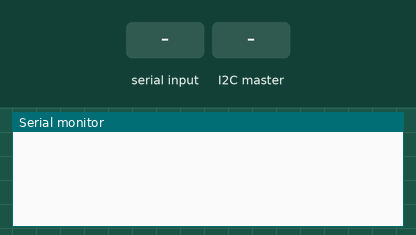
A program run on a simulated Arduino Nano, built with avr-gcc and run on an emulated ATmega328P. On the bench: the last lines printed to the serial monitor. Inputs (shaded band) come from the test bench.

Above: at 1.2 s.
1.3 s: "p90\n" received over Serial
At 1.9 s:
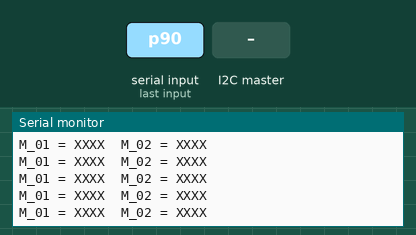
3.2 s: "P:45\n" received over Serial
At 4.1 s:
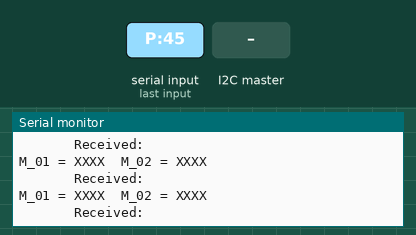

The program:

main.cpp
```cpp
////////////////////////////////////////////////////////////////////////
//
//   ArduinoPLC - Module of Master RS485
//   Software for Arduino UNO
//
////////////////////////////////////////////////////////////////////////

int Module_Number = 1; // Replace with the ID of Module

#include <Arduino.h> // necessário para o platform.io
#include <Wire.h>
#include <SoftwareSerial.h>

int RS485_T_RO_Pin = 2;
int RS485_T_DI_Pin = 3;
int RS485_R_RO_Pin = 4;
int RS485_R_DI_Pin = 5;
SoftwareSerial RS485_Transmit(RS485_T_RO_Pin, RS485_T_DI_Pin);
SoftwareSerial RS485_Receive(RS485_R_RO_Pin, RS485_R_DI_Pin);

bool Monitor_Program = false;
bool Monitor_Protocol = false;

bool Correct_Command = false;
String Memory_Number = "XX";
String Memory_Value = "XXXX";
String Command_Type = "XXXX";

unsigned long Timer_1_Control = 0;
int Timer_1_Value = 0;

String Memory_01 = "XXXX";
String Memory_02 = "XXXX";

void Monitor_Control()
{
  while (Serial.available())
  {
    char byteRec = Serial.read();

    if (byteRec == 'p')
    {
      Monitor_Program = !Monitor_Program;
    }
    if (byteRec == 'P')
    {
      Monitor_Protocol = !Monitor_Protocol;
    }
  }
}

void Memorys_to_GET()
{
  if (Memory_Number == "01")
  {
    Correct_Command = true;
    Memory_Value = Memory_01;
  }
}

void Memorys_to_SET()
{
  if (Memory_Number == "02" && Memory_Value.toInt() <= 1)
  {
    Correct_Command = true;
    Memory_02 = Memory_Value;
  }
}

void ReceiveEvent(int howMany)
{
  String Wire_Read = "";
  Correct_Command = false;

  while (Wire.available())
  {
    char byteRec = Wire.read();
    Wire_Read = Wire_Read + byteRec;
  }

  if (Wire_Read.substring(0, 5) == "/GET.")
  {
    if (Wire_Read.substring(5, 6) == String(Module_Number))
    {
      if (Wire_Read.substring(6, 7) == ".")
      {
        Memory_Number = Wire_Read.substring(7, 9);
        if (Wire_Read.substring(9, 10) == ":")
        {
          Memorys_to_GET();
        }
      }
    }
  }

  if (Wire_Read.substring(0, 5) == "/SET.")
  {
    if (Wire_Read.substring(5, 6) == String(Module_Number))
    {
      if (Wire_Read.substring(6, 7) == ".")
      {
        Memory_Number = Wire_Read.substring(7, 9);
        if (Wire_Read.substring(9, 10) == "=")
        {
          Memory_Value = Wire_Read.substring(10, 14);
          if (Wire_Read.substring(14, 15) == ":")
          {
            Memorys_to_SET();
          }
        }
      }
    }
  }

  Command_Type = Wire_Read.substring(0, 5);

  if (Monitor_Protocol == true)
  {
    Serial.print("Received: ");
    Serial.println(Wire_Read);
  }
}

void RequestEvent()
{
  String Info_to_Send = "X.XXXXXXX;";

  if (Correct_Command == false)
  {
    Info_to_Send = String(Module_Number) + "." + Memory_Number + "X" + "XXXX" + ";";
  }

  if (Correct_Command == true)
  {
    if (Command_Type == "/GET.")
    {
      Info_to_Send = String(Module_Number) + "." + Memory_Number + "=" + Memory_Value + ";";
      Correct_Command = false;
    }
    if (Command_Type == "/SET.")
    {
    Info_to_Send = String(Module_Number) + "." + Memory_Number + "." + "DONE" + ";";
      Correct_Command = false;
    }
  }

  Wire.write(Info_to_Send.c_str());

  if (Monitor_Protocol == true)
  {
    Serial.print("Sent: ");
    Serial.println(Info_to_Send);
  }
}

void Memorys_of_RS485(int Module_Number, String Memory_Number, String Memory_Value)
{
  if (Module_Number == 1)
  {
    if (Memory_Number == "01")
    {
      if (Memory_Value == "XXXX")
      {
        Memory_Value = Memory_01;
      }
      Memory_01 = Memory_Value;
    }
  }
}

void RS485_Read()
{
  String RS485_Read = "";
  String Memory_Value = "XXXX";

  while (RS485_Receive.available())
  {
    char byteRec = RS485_Receive.read();
    if (byteRec == '#')
    {
      RS485_Read = "";
    }
    RS485_Read = RS485_Read + byteRec;
    if (byteRec == ';')
    {
      break;
    }
  }

  if (RS485_Read.substring(0, 1) == "#")
  {
    int Module_Number = RS485_Read.substring(1, 2).toInt();
    if (RS485_Read.substring(2, 3) == ".")
    {
      String Memory_Number = RS485_Read.substring(3, 5);
      if (RS485_Read.substring(5, 6) == "=")
      {
        String Memory_Value = RS485_Read.substring(6, 10);
        if (RS485_Read.substring(10, 11) == ";")
        {
          Memorys_of_RS485(Module_Number, Memory_Number, Memory_Value);
        }
      }
    }
  }

  if (Monitor_Protocol == true)
  {
    Serial.print("\t\t\t Received: ");
    Serial.println(RS485_Read);
  }
}

void RS485_Write(int Module_Number, String Memory_Number, String Memory_Value)
{
  String Command = "#" + String(Module_Number) + "." + Memory_Number + "=" + Memory_Value + ";";

  RS485_Transmit.print(Command);

  if (Monitor_Protocol == true)
  {
    Serial.print("\t\t\t Sent: ");
    Serial.println(Command);
  }
}

void Timer_1_Set()
{
  unsigned long currentMillis = millis();
  Timer_1_Control = currentMillis;
  Timer_1_Value = 1;
}

void Timer_1(unsigned long Interval)
{
  unsigned long currentMillis = millis();
  unsigned long Timer_Comparation = currentMillis - Timer_1_Control;
  if (Timer_Comparation > Interval)
  {
    Timer_1_Value = 0;
  }
}

void Process()
{
  Timer_1(1000);
  if (Timer_1_Value == 0)
  {
    RS485_Write(1, "01", Memory_02);
    Timer_1_Set();
  }
}

void Program_Monitor()
{
  if (Monitor_Program == true)
  {
    Serial.print("M_01 = ");
    Serial.print(Memory_01);
    Serial.print("  ");
    Serial.print("M_02 = ");
    Serial.print(Memory_02);
    Serial.println("");
  }
}

void setup()
{
  Wire.begin(Module_Number);
  Wire.onReceive(ReceiveEvent);
  Wire.onRequest(RequestEvent);

  RS485_Transmit.begin(9600);
  RS485_Receive.begin(9600);

  Serial.begin(9600);
} // setup()

void loop()
{
  Monitor_Control();
  Program_Monitor();
  Process();
  RS485_Read();
} // loop()
```

Measured:
- after the input at 1.3 s, the serial monitor: prints a new line at once (image 1)
- after the input at 3.2 s, the serial monitor: prints a new line after 0.10 s (image 2)
